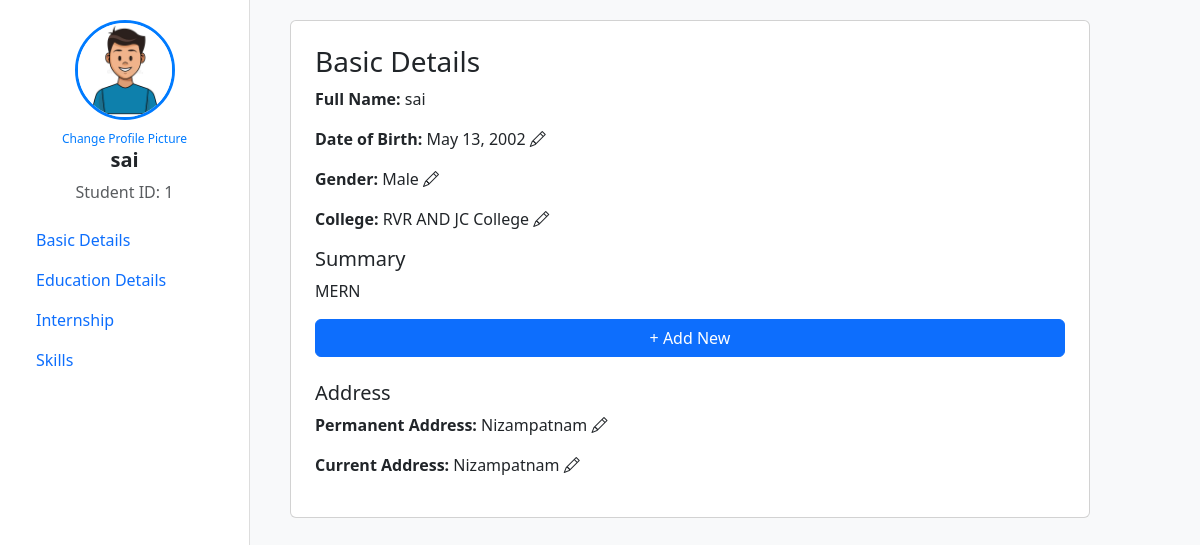
Page /profile/ (signed in) on the committed database.
### lms/models.py (models this page shows, shortened)
class Student(models.Model):
    user = models.OneToOneField(User, on_delete=models.CASCADE)
    username = models.CharField(max_length=150, unique=True)
    email = models.EmailField(unique=True, null=True, blank=True)
    password = models.CharField(max_length=128,null=True, blank=True)
    role_type = models.CharField(max_length=10, default="student")
    profile_picture = models.ImageField(upload_to='profile_pics/', default='default.jpg') # ✅ Added
    dob = models.DateField(null=True, blank=True)
    gender = models.CharField(max_length=10, choices=[("Male", "Male"), ("Female", "Female")],default="Male")
    college = models.CharField(max_length=200, null=True, blank=True)
    permanent_address = models.TextField(null=True, blank=True)
    current_address = models.TextField(null=True, blank=True)
    summary = models.TextField(null=True, blank=True)

### lms/views.py (the view, shortened to what this page needs)
# urls.py: path("profile/", profile_view, name="profile"),
@login_required
def profile_view(request):
    student = getattr(request.user, 'student', None)
    teacher = getattr(request.user, 'teacher', None)
    if not (student or teacher):
        return redirect('dashboard')
    user_profile = student if student else teacher
    is_student = student is not None
    is_teacher = teacher is not None
    education_list = Education.objects.filter(student=student) if is_student else Education.objects.filter(teacher=teacher)
    internship_list = Internship.objects.filter(student=student) if is_student else Internship.objects.filter(teacher=teacher)
    skills_list = Skill.objects.filter(student=student) if is_student else Skill.objects.filter(teacher=teacher)
    return render(request, 'profile.html', {
        'user_profile': user_profile,
        'is_student': is_student,
        'is_teacher': is_teacher,
        'education_list': education_list,
        'internship_list': internship_list,
        'skills_list': skills_list,
    })

### lms/templates/profile.html (shortened to what this page needs)
<!DOCTYPE html>
<html lang="en">
<head>
        <link rel="stylesheet" href="https://cdn.jsdelivr.net/npm/bootstrap-icons/font/bootstrap-icons.css">
<link href="https://cdn.jsdelivr.net/npm/bootstrap@5.3.0/dist/css/bootstrap.min.css" rel="stylesheet">
</head>
<body>
    <div class="container-fluid">
        <div class="row">
            <div class="sidebar">
                <div class="profile-header">
                    <form id="upload-form" enctype="multipart/form-data">
                        <label for="profile-upload">
                            <img id="profile-img" src="{{ user_profile.profile_picture.url }}" alt="Profile Picture" class="profile-picture">
                        </label>
                        <span class="upload-btn">Change Profile Picture</span>
                    </form>
                    <h5><strong>{{ user_profile.username }}</strong></h5>
                    {% if is_student %}
                        <p class="text-muted">Student ID: {{ user_profile.id }}</p>
                    {% elif is_teacher %}
                        <p class="text-muted">Teacher ID: {{ user_profile.id }}</p>
                    {% endif %}
                </div>
                <nav class="nav flex-column">
                    <a class="nav-link" onclick="showSection('basic-details')">Basic Details</a>
                    <a class="nav-link" onclick="showSection('education-details')">Education Details</a>
                    <a class="nav-link" onclick="showSection('internship-work')">Internship</a>
                    <a class="nav-link" onclick="showSection('skills')">Skills</a>
                </nav>
            </div>
<div class="main-content">
    <div class="details-card card p-4" id="basic-details">
        <h3>Basic Details</h3>
        <p><strong>Full Name:</strong> {{ user_profile.username }}</p>
        <p>
            <strong>Date of Birth:</strong>
            <span id="dob">{{ user_profile.dob }}</span>
            <span class="edit-btn" onclick="editField('dob')">
                <i class="bi bi-pencil"></i>
            </span>
        </p>
        <p>
            <strong>Gender:</strong>
            <span id="gender">{{ user_profile.gender }}</span>
            <span class="edit-btn" onclick="editField('gender')">
                <i class="bi bi-pencil"></i>
            </span>
        </p>
        <p>
            <strong>{% if is_student %}College:{% elif is_teacher %}Institution:{% endif %}</strong>
            <span id="college">{{ user_profile.college }}</span>
            <span class="edit-btn" onclick="editField('college')">
                <i class="bi bi-pencil"></i>
            </span>
        </p>
        <h5>Summary</h5>
        <p id="summary-text">{{ user_profile.summary|default:"You have not added a profile summary yet." }}</p>
        <button class="btn btn-primary" onclick="addSummary()">+ Add New</button>
        <h5 class="mt-4">Address</h5>
        <p>
            <strong>Permanent Address:</strong>
            <span id="permanent_address">{{ user_profile.permanent_address }}</span>
            <span class="edit-btn" onclick="editField('permanent_address')">
                <i class="bi bi-pencil"></i>
            </span>
        </p>
        <p>
            <strong>Current Address:</strong>
            <span id="current_address">{{ user_profile.current_address }}</span>
            <span class="edit-btn" onclick="editField('current_address')">
                <i class="bi bi-pencil"></i>
            </span>
        </p>
    </div>
            </div>
        </div>
    </div>
</body>
</html>

### lms/templates/profile.html (style rules this page uses)
body { background-color: #f8f9fa; }
.sidebar { width: 250px; height: 100vh; background: white; padding: 20px; border-right: 1px solid #ddd; position: fixed; left: 0; top: 0; bottom: 0; overflow-y: auto; }
.profile-picture { width: 100px; height: 100px; border-radius: 50%; object-fit: cover; border: 3px solid #007bff; }
.upload-btn { display: block; margin-top: 10px; text-align: center; font-size: 12px; color: #007bff; cursor: pointer; }
.profile-header { text-align: center; }
.main-content { margin-left: 270px; padding: 20px; width: calc(100% - 270px); }
.details-card { width: 100%; max-width: 800px; }

### rows in the picture
Student: profile_picture (picture), username "sai", id "1", dob "May 13, 2002", gender "Male", college "RVR AND JC College", summary "MERN", permanent_address "Nizampatnam", current_address "Nizampatnam"
